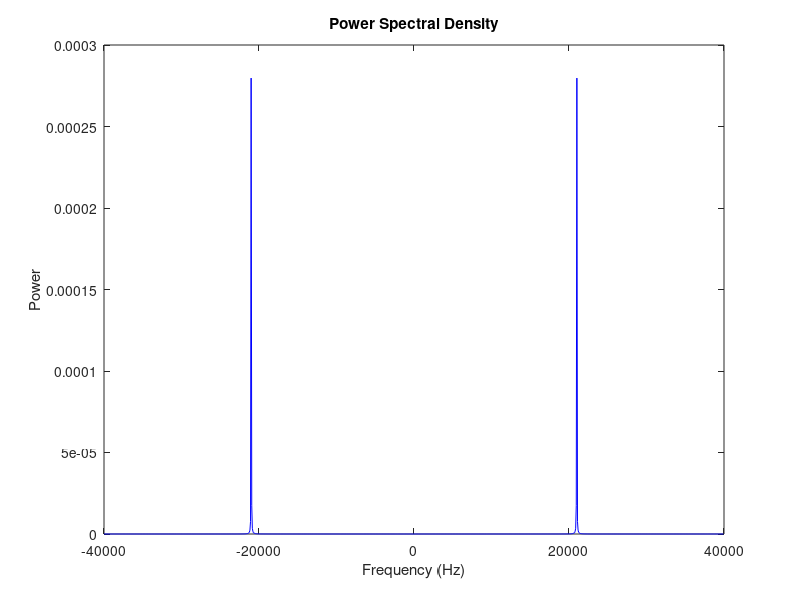

This figure's MATLAB source:
amp=1;
fs=80000; % sampling frequency
duration=10;
freq = 20000;
freq2 = 21000;
values=0:1/fs:duration;

wave = amp*sin(2*pi*freq*values);
wave2 =amp*sin(2*pi*freq2*values);

Out = [zeros(size(values)); wave]';
Out2 = [wave2; zeros(size(values))]';

audiowrite('20KHz-pilot.wav',wave,fs);
audiowrite('21KHz-pilot.wav',wave2,fs);

sound(Out, fs);
sound(Out2, fs);

NFFT=1024;
L=length(wave2);         
X=fftshift(fft(wave2,NFFT));         
Px=X.*conj(X)/(NFFT*L); %Power of each freq components       
fVals=fs*(-NFFT/2:NFFT/2-1)/NFFT;        
plot(fVals,Px,'b');      
title('Power Spectral Density');         
xlabel('Frequency (Hz)')         
ylabel('Power');
